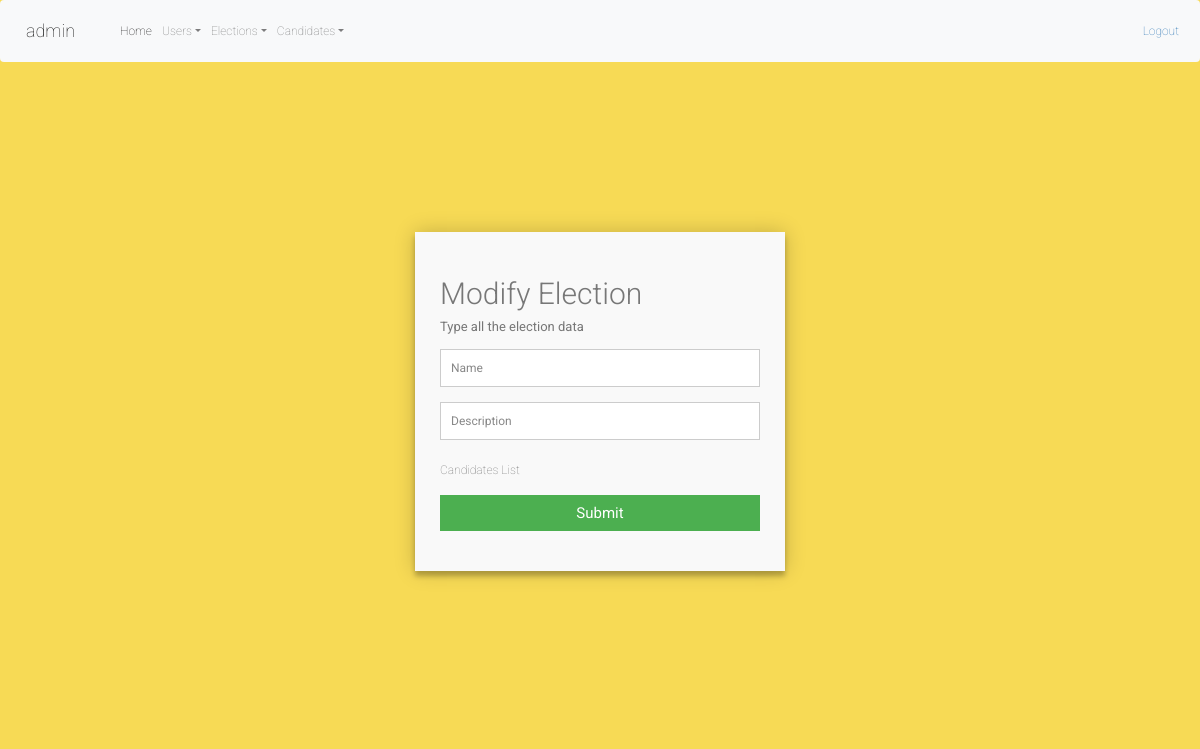
Page /admin/modify.php (signed in) on the earlier database version.
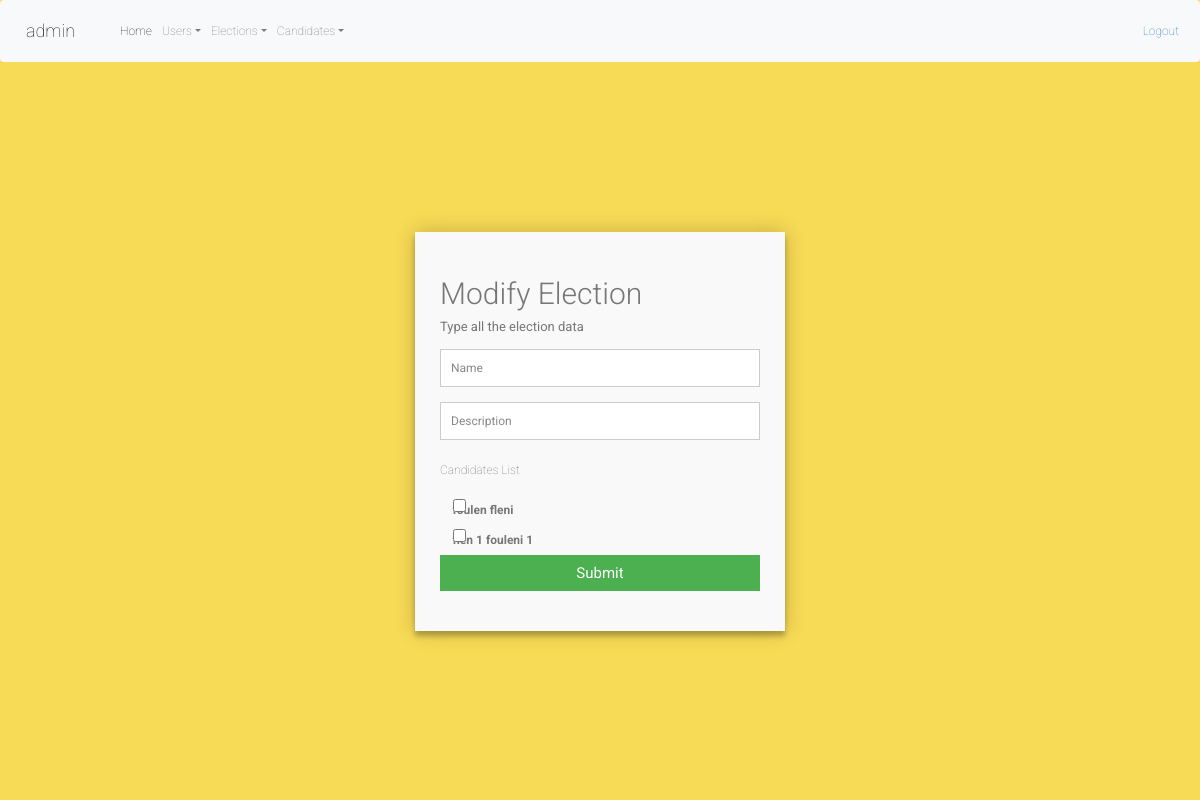
Same page on the later database version.
### tables this page shows
CREATE TABLE `candidate` (
  `id` int(11) NOT NULL,
  `firstName` varchar(10) NOT NULL,
  `lastName` varchar(10) NOT NULL,
  `address` varchar(25) NOT NULL,
  `email` varchar(20) NOT NULL,
  `img` varchar(200) NOT NULL,
  `tel` varchar(12) NOT NULL,
  `C_description` varchar(200) NOT NULL
);

### admin/modify.php (the view, shortened to what this page needs)
<?php
$bdd = ConnexionBD::getInstance();
if(isset($_SESSION['username']) && isset($_SESSION['password']) && isset($_SESSION['role'])) {
    if($_SESSION['role']){
        $id = $_POST["modifyID"];
        $req = $bdd->prepare('SELECT * FROM election WHERE id=?');
        $req->execute(array($id));
        $election = $req->fetch(PDO::FETCH_OBJ);
        include '../includes/header.php';
        ?>
        <link rel="stylesheet" href="../assets/css/style.css">
        <div class="container">
            <form id="contact" action="./showElection.php" method="post">
                <h3>Modify Election</h3>
                <h4>Type all the election data</h4>
                <fieldset>
                    <input type="text" name="first" placeholder="Name" value="<?=$election->nom?>" required/>
                </fieldset>
                <fieldset>
                    <input type="text" name="description" placeholder="Description" value="<?=$election->description?>" required/>
                </fieldset>
                <p>Candidates List</p>
                <?php
                function exists($arr,$item){
                    return '';
                }
                    $req = $bdd->prepare('SELECT * FROM candidate');
                    $req->execute();
                    $candidates = $req->fetchAll(PDO::FETCH_OBJ);
                    $req1 = $bdd->prepare('SELECT * FROM candidate_election where id_Election=?');
                    $req1->execute(array($id));
                    $candidates_election = $req1->fetchAll(PDO::FETCH_OBJ);
                    $i = 0;
                    foreach($candidates as $candidate) {
                        ?>
                        <div class="form-check">
                            <input name ="<?=$i?>" type="checkbox" class="form-check-input" id="materialUnchecked" value=<?=$candidate->id?> <?=exists($candidates_election,$candidate->id)?>>
                            <label class="form-check-label" for="materialUnchecked"><?=$candidate->firstName.' '.$candidate->lastName?></label>
                        </div>
                        <?php
                        $i++;
                            }
                ?>
                <fieldset>
                    <button name="modifyID" value="<?=$id?>" type="submit" id="contact-submit" data-submit="...Adding">Submit</button>
                </fieldset>
            </form>
        </div>
        <?php
    }
    else{
        header("Location: ../login");
    }
}
else{
    header("Location: ../login");
}
?>

Differences in the rows shown:
added candidate: firstName "foulen", lastName "fleni"
added candidate: firstName "flen 1", lastName "fouleni 1"
